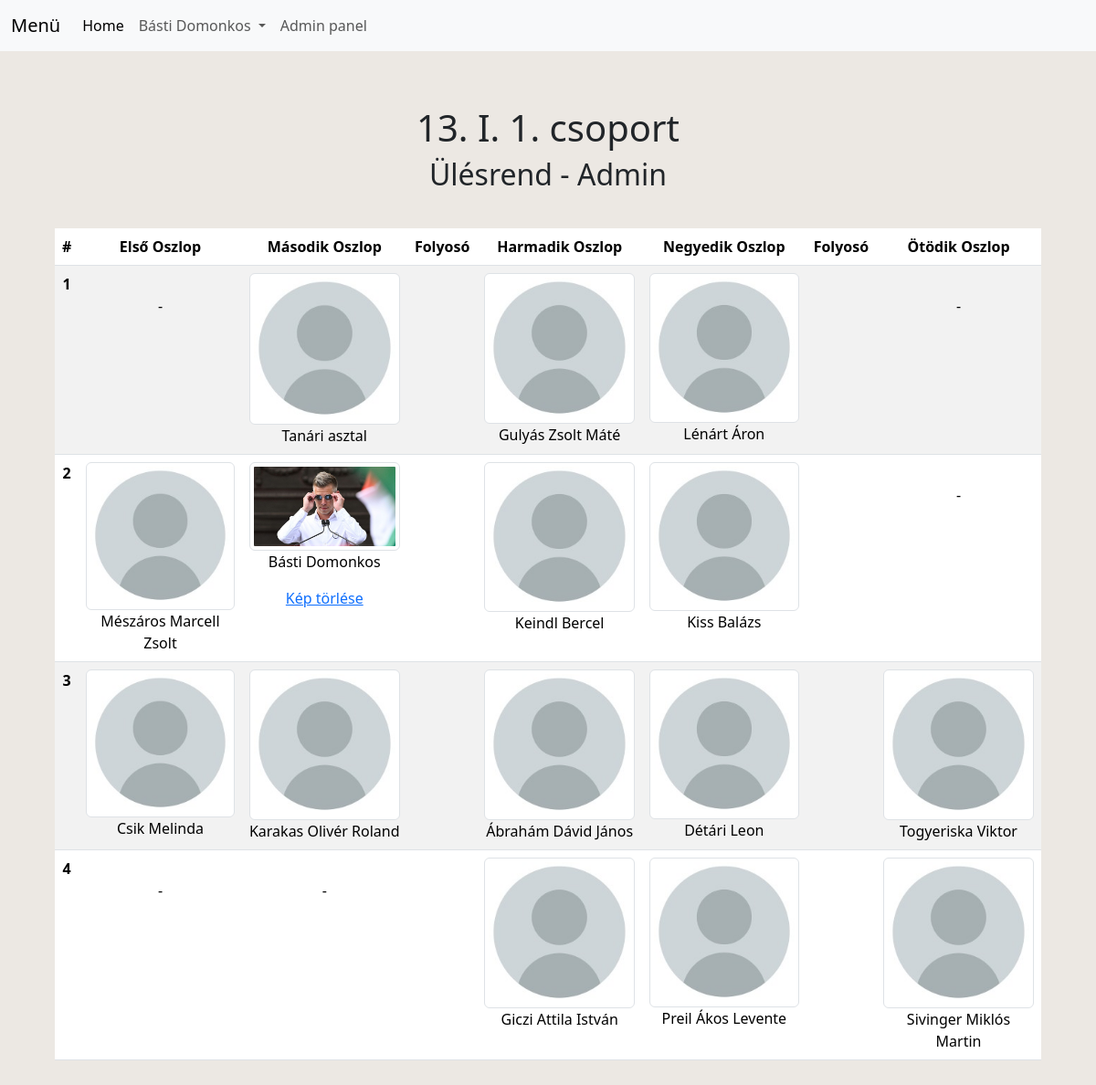
/admin.php (signed in), run on the app's committed database.
### tables this page shows
CREATE TABLE `osztaly` (
  `id` int(11) NOT NULL,
  `nev` tinytext NOT NULL,
  `sor` tinyint(3) UNSIGNED NOT NULL,
  `oszlop` tinyint(3) UNSIGNED NOT NULL,
  `username` varchar(20) DEFAULT NULL,
  `password` varchar(256) DEFAULT NULL,
  `isAdmin` tinyint(4) DEFAULT NULL
);

### admin.php (the view, shortened to what this page needs)
<?php
require("common/db.req.php");
include("common/head.inc.php");
include("common/nav.inc.php");
?>
<section>
    <div>
        <h1> 13. I. 1. csoport</h1>
        <h2> Ülésrend - Admin</h2>
    </div>
    <table class="table table-striped">
        <thead>
            <tr>
                <th scope="col">#</th>
                <th scope="col">Első Oszlop</th>
                <th scope="col">Második Oszlop</th>
                <th scope="col">Folyosó</th>
                <th scope="col">Harmadik Oszlop </th>
                <th scope="col">Negyedik Oszlop</th>
                <th scope="col">Folyosó</th>
                <th scope="col">Ötödik Oszlop</th>
            </tr>
        </thead>
        <tbody>
            <?php
            $sql = "SELECT id, nev, sor, oszlop FROM osztaly ORDER BY sor, oszlop";
            $result = $conn->query($sql);
            $sor = NULL;
            if ($result->num_rows > 0) {
                while ($row = $result->fetch_assoc()) {
                    if ($sor !== $row["sor"]) {
                        if ($sor !== NULL)
                            echo "</tr>"; ?>
                        <tr>
                            <th scope="row"><?php echo $row["sor"] + 1; ?></th>
                            <?php
                            $sor = $row["sor"];
                    }
                    $profileImage = "<img class=\"img-thumbnail pfp\" src=\"uploads/profilePictures/-1.jpg\">";
                    if (file_exists("uploads/profilePictures/" . $row["id"] . ".jpg")) {
                        $profileImage = "<img class=\"img-thumbnail pfp\" src=\"uploads/profilePictures/" . $row["id"] . ".jpg" . "\">";
                    } elseif (str_contains($row["nev"], "-")) {
                        $profileImage = "";
                    }
                    $nev = $row["nev"];
                    if (file_exists("uploads/profilePictures/" . $row["id"] . ".jpg")) {
                        $nev = "<p>" . $row["nev"] . "</p> <a href=\"admin.php?action=deleteimg&id=".$row["id"]."\">Kép törlése</a>";
                    }
                    echo "<td" . $class . ">" . $profileImage . "<br>" . $nev . "</td>";
                    if ($row["oszlop"] == 1 or $row["oszlop"] == 3) {
                        echo "<td>  </td>";
                    }
                }
            } else {
                echo "0 results";
            }
            ?>
            </tr>
        </tbody>
    </table>
</section>
<?php include("common/footer.inc.php"); ?>

### common/footer.inc.php (style rules this page uses)
body { background-color: rgb(236, 232, 227); }
section { padding: 60px; text-align: center; }
h1 { padding: 20px auto; text-align: center; }
h2 { padding: 20px auto; text-align: center; margin-bottom: 40px; }
.pfp { height: 100%; width: 100%; max-width: 200px; max-height: 200px; }

### data on the page
osztaly: $row["sor"] + 1 "1", nev "-"
osztaly: nev "Tanári asztal"
osztaly: nev "Gulyás Zsolt Máté"
osztaly: nev "Lénárt Áron"
osztaly: nev "-"
osztaly: $row["sor"] + 1 "2", nev "Mészáros Marcell Zsolt"
osztaly: nev "Básti Domonkos"
osztaly: nev "Keindl Bercel"
osztaly: nev "Kiss Balázs"
osztaly: nev "-"
osztaly: $row["sor"] + 1 "3", nev "Csik Melinda"
osztaly: nev "Karakas Olivér Roland"
osztaly: nev "Ábrahám Dávid János"
osztaly: nev "Détári Leon"
osztaly: nev "Togyeriska Viktor"
osztaly: $row["sor"] + 1 "4", nev "-"
osztaly: nev "-"
osztaly: nev "Giczi Attila István"
osztaly: nev "Preil Ákos Levente"
osztaly: nev "Sivinger Miklós Martin"

### other printed values
$_SESSION["nev"] "Básti Domonkos"
